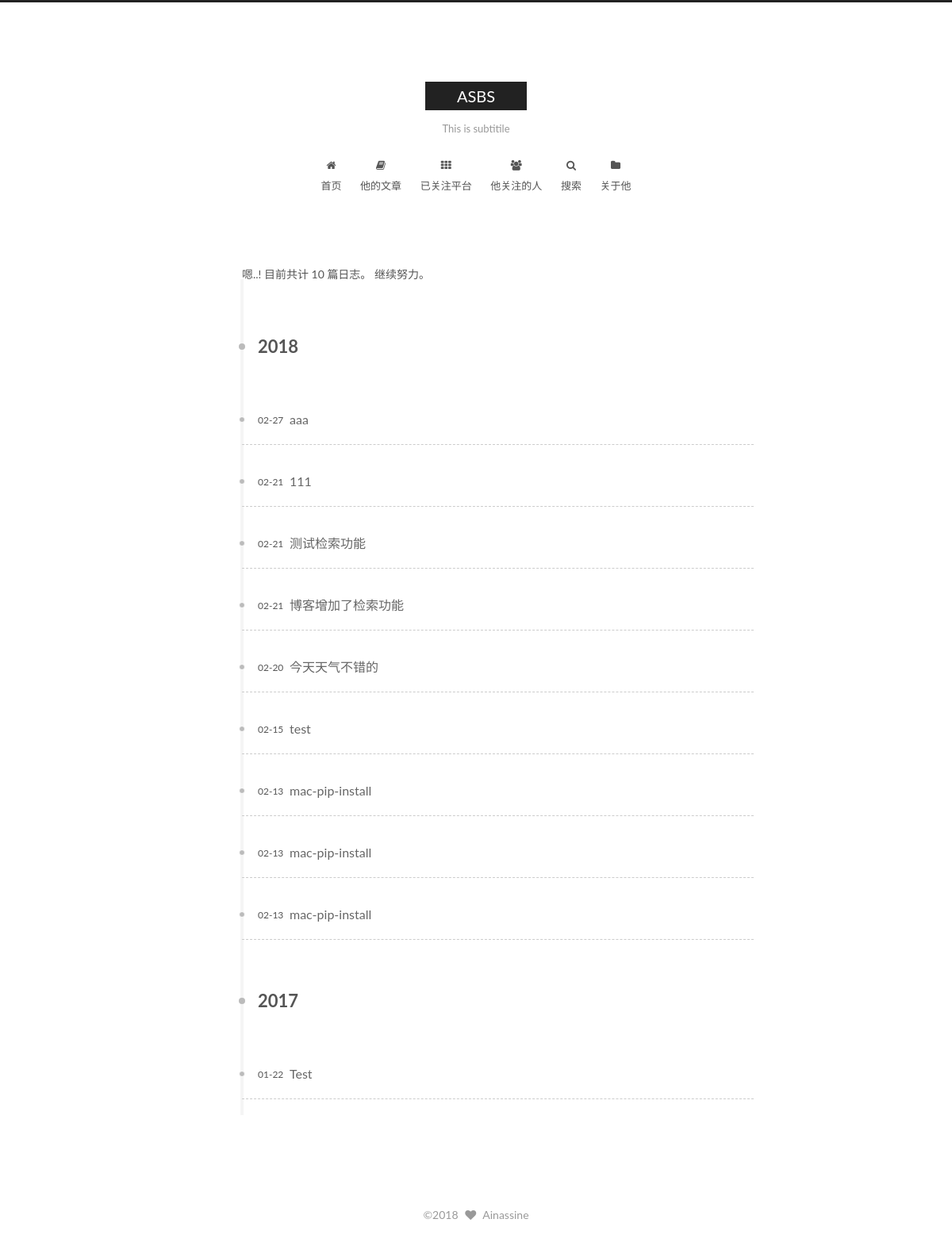
The app's page /my_articles.php?user_id=3 with its own data.
### tables this page shows
CREATE TABLE `blog` (
  `blog_id` int(11) NOT NULL AUTO_INCREMENT,
  `user_id` int(11) NOT NULL,
  `blog_title` varchar(32) NOT NULL,
  `blog_content` mediumtext NOT NULL,
  `blog_type_id` int(11) NOT NULL,
  `release_time` datetime DEFAULT NULL,
  `authentic` enum('0','1') NOT NULL,
  `read_count` int(11) NOT NULL DEFAULT '0',
  `tags` varchar(255) DEFAULT NULL,
  PRIMARY KEY (`blog_id`),
  KEY `user_id` (`user_id`),
  KEY `blog_type_id` (`blog_type_id`),
  CONSTRAINT `blog_ibfk_1` FOREIGN KEY (`user_id`) REFERENCES `user` (`user_id`),
  CONSTRAINT `blog_ibfk_2` FOREIGN KEY (`blog_type_id`) REFERENCES `blog_types` (`blog_type_id`)
);

### my_articles.php (the view, shortened to what this page needs)
<?php
include './backend/dbconnect.php';
$user_id=$_GET['user_id'];
$sql="select blog_id, blog_title, YEAR(release_time) as release_year, DATE_FORMAT(release_time, '%m-%d') as release_date, release_time from blog where user_id=". $user_id. " order by release_time desc";
$result=mysqli_query($conn, $sql);
$blog_array=array();
if(!$result){
    echo "没有文章。";
}
else{
    $blog_num = $result->num_rows;
    for($i=0;$i<$blog_num;$i++){
        $blog_array[$i]=mysqli_fetch_assoc($result);
    }
}
?>
<!DOCTYPE html>
<html class="theme-next muse use-motion">
<head>
    <link href="./frontend/lib/fancybox/source/jquery.fancybox.css?v=2.1.5" rel="stylesheet" type="text/css">
    <link href="./frontend/lib/font-awesome/css/font-awesome.min.css?v=4.6.2" rel="stylesheet" type="text/css">
    <link href="./frontend/css/main.css?v=5.1.3" rel="stylesheet" type="text/css">
</head>
<body>
<div class="container sidebar-position-left page-home">
    <header id="header" class="header" itemscope itertype="http://schema.org/WPHeader">
        <div class="header-inner">
            <div class="site-brand-wrapper">
                <div class="site-meta">
                    <div class="custom-logo-site-title">
                        <a href="./" class="brand" rel="start" style="opacity: 1;">
                            <span class="site-title" style="opacity: 1; top: 0px;">ASBS</span>
                        </a>
                    </div>
                    <p class="site-subtitle" style="opacity: 1; top: 0px;"> This is subtitile</p>
                </div>
            </div>
            <nav class="site-nav">
                <ul id="menu" class="menu">
                    <li class="menu-item menu-item-home" style="opacity: 1; transform: translateY(0px);">
                        <a href="./index.php" rel="section">
                            <i class="menu-item-icon fa fa-fw fa-home"></i>
                            <br>
                            首页
                        </a>
                    </li>
                    <li class="menu-item menu-item-tags  menu-item-active" style="opacity: 1; transform: translateY(0px);">
                        <a href="#" rel="section">
                            <i class="menu-item-icon fa fa-fw fa-book"></i>
                            <br>
                            <?php if($_SESSION['user_id']==$user_id){echo "我";}else{echo "他";}?>的文章
                        </a>
                    </li>
                    <li class="menu-item menu-item-platform" style="opacity: 1; transform: translateY(0px);">
                        <a href="./platforms_following.php?user_id=<?php echo $user_id;?>" rel="section">
                            <i class="menu-item-icon fa fa-fw fa-th"></i>
                            <br>
                            已关注平台
                        </a>
                    </li>
                    <li class="menu-item menu-item-following" style="opacity: 1; transform: translateY(0px);">
                        <a href="./people_following.php?user_id=<?php echo $user_id;?>" rel="section">
                            <i class="menu-item-icon fa fa-fw fa-users"></i>
                            <br>
                            <?php if($_SESSION['user_id']==$user_id){echo "我";}else{echo "他";}?>关注的人
                        </a>
                    </li>
                    <li class="menu-item menu-item-search" style="opacity: 1; transform: translateY(0px);">
                        <a href="javascript:;" class="popup-trigger">
                            <i class="menu-item-icon fa fa-fw fa-search"></i>
                            <br>
                            搜索
                        </a>
                    </li>
                    <li class="menu-item menu-item-following" style="opacity: 1; transform: translateY(0px);">
                        <a href="./aboutme.php?user_id=<?php echo $user_id;?>" rel="section">
                            <i class="menu-item-icon fa fa-fw fa-folder"></i>
                            <br>
                            关于<?php if($_SESSION['user_id']==$user_id){echo "我";}else{echo "他";}?>
                        </a>
                    </li>
                </ul>
            </nav>
        </div>
    </header>
    <main id="main" class="main">
        <div class="main-inner">
            <div class="content-wrap">
                <div id="content" class="content">
                    <div class="post-block archive" style="opacity: 1; display: block;">
                        <div id="posts" class="posts-collapse">
                            <span class="archive-page-counter">
                                嗯..! 目前共计 <?php echo $blog_num;?> 篇日志。 继续努力。
                            </span>
                            <?php
                            $year='0';
                            for ($i=0;$i<$blog_num;$i++){
                                $blog=$blog_array[$i];
                                $blog_year=$blog['release_year'];
                                if($year!=$blog_year){
                                    $year=$blog_year;
                                    echo "<div class=\"collection-title\" style=\"opacity: 1; display: block; transform: translateX(0px);\">
                                                <h1 class=\"archive-year\" id=\"archive-year-$year\" style=\"opacity: 1; display: block; transform: translateX(0px);\">$year</h1>
                                            </div>";
                                }
                                echo "<article class=\"post post-type-normal\" itemscope=\"\" itemtype=\"http://schema.org/Article\">
                                        <header class=\"post-header\" style=\"opacity: 1; display: block; transform: translateY(0px);\">
                                            <h2 class=\"post-title\">
                                                <a class=\"post-title-link\" href=\"./article.php?blog_id=". $blog['blog_id']. "\" itemprop=\"url\">
                                                    <span itemprop=\"name\">". $blog['blog_title']. "</span>
                                                </a>
                                            </h2>
                                            <div class=\"post-meta\">
                                                <time class=\"post-time\" itemprop=\"dateCreated\" datetime=\"". $blog['release_time']. "+08:00\" content=\"". $blog['release_year']. "-". $blog['release_date']."\">".
                                    $blog['release_date'].
                                    "</time>
                                            </div>
                                        </header>
                                    </article>";
                            }
                            ?>
                        </div>
                    </div>
                </div>
            </div>
        </div>
    </main>
    <footer id="footer" class="footer">
        <div class="footer-inner">
            <div class="copyright">
                ©<span itemprop="copyrightYear">2018</span>
                <span class="with-love">
                            <i class="fa fa-heart"></i>
                        </span>
                <span class="author" itemprop="copyrightHolder">Ainassine</span>
            </div>
        </div>
    </footer>
</div>
</body>
</html>

### frontend/css/main.css (style rules this page uses)
html { font-family: sans-serif; -ms-text-size-adjust: 100%; -webkit-text-size-adjust: 100%; }
body { margin: 0; }
article, aside, details, figcaption, figure, footer, header, hgroup, main, menu, nav, section, summary { display: block; }
a { background-color: transparent; }
h1 { font-size: 2em; margin: 0.67em 0; }
body { position: relative; font-family: 'Lato', "PingFang SC", "Microsoft YaHei", sans-serif; font-size: 14px; line-height: 2; color: #555; background: #fff; }
h1, h2, h3, h4, h5, h6 { margin: 0; padding: 0; font-weight: bold; line-height: 1.5; font-family: 'Lato', "PingFang SC", "Microsoft YaHei", sans-serif; }
h2, h3, h4, h5, h6 { margin: 20px 0 15px; }
h1 { font-size: 22px; }
h2 { font-size: 20px; }
p { margin: 0 0 20px 0; }
a { color: #555; text-decoration: none; outline: none; border-bottom: 1px solid #999; word-wrap: break-word; }
html, body { height: 100%; }
.container { position: relative; min-height: 100%; }
.header-inner { margin: 0 auto; padding: 100px 0 70px; width: 700px; }
.main { padding-bottom: 150px; }
.main-inner { margin: 0 auto; width: 700px; }
.footer { position: absolute; left: 0; bottom: 0; width: 100%; min-height: 50px; }
.footer-inner { box-sizing: border-box; margin: 20px auto; width: 700px; }
.header { background: transparent; }
.header-inner { position: relative; }
.site-meta { margin: 0; text-align: center; }
.brand { position: relative; display: inline-block; padding: 0 40px; color: #fff; background: #222; border-bottom: none; }
.site-title { display: inline-block; vertical-align: top; line-height: 36px; font-size: 20px; font-weight: normal; font-family: 'Lato', "PingFang SC", "Microsoft YaHei", sans-serif; }
.site-subtitle { margin-top: 10px; font-size: 13px; color: #999; }
.use-motion .brand { opacity: 0; }
.use-motion .logo, .use-motion .site-title, .use-motion .site-subtitle { opacity: 0; position: relative; top: -10px; }
@media (min-width: 992px) { .site-nav { display: block !important; } }
.menu { margin-top: 20px; padding-left: 0; text-align: center; }
.menu .menu-item { display: inline-block; margin: 0 10px; list-style: none; }
.menu .menu-item a { display: block; font-size: 13px; line-height: inherit; border-bottom: 1px solid transparent; transition-property: border-color; transition-duration: 0.2s; transition-timing-function: ease-in-out; transition-delay: 0s; }
.menu .menu-item .fa { margin-right: 5px; }
.use-motion .menu-item { opacity: 0; }
.use-motion .post-block, .use-motion .pagination, .use-motion .comments { opacity: 0; }
.use-motion .post-header { opacity: 0; }
.use-motion .collection-title { opacity: 0; }
.posts-collapse { position: relative; z-index: 1010; margin-left: 55px; }
.posts-collapse::after { content: " "; position: absolute; top: 20px; left: 0; margin-left: -2px; width: 4px; height: 100%; background: #f5f5f5; z-index: -1; }
.posts-collapse .collection-title { position: relative; margin: 60px 0; }
.posts-collapse .collection-title h1, .posts-collapse .collection-title h2 { margin-left: 20px; }
.posts-collapse .collection-title::before { content: " "; position: absolute; left: 0; top: 50%; margin-left: -4px; margin-top: -4px; width: 8px; height: 8px; background: #bbb; border-radius: 50%; }
.posts-collapse .post { margin: 30px 0; }
.posts-collapse .post-header { position: relative; transition-duration: 0.2s; transition-timing-function: ease-in-out; transition-delay: 0s; transition-property: border; border-bottom: 1px dashed #ccc; }
.posts-collapse .post-header::before { content: " "; position: absolute; left: 0; top: 12px; width: 6px; height: 6px; margin-left: -4px; background: #bbb; border-radius: 50%; border: 1px solid #fff; transition-duration: 0.2s; transition-timing-function: ease-in-out; transition-delay: 0s; transition-property: background; }
.posts-collapse .post-meta { position: absolute; font-size: 12px; left: 20px; top: 5px; }
.posts-collapse .post-title { margin-left: 60px; font-size: 16px; font-weight: normal; line-height: inherit; }
.posts-collapse .post-title::after { margin-left: 3px; opacity: 0.6; }
.posts-collapse .post-title a { color: #666; border-bottom: none; }
.footer { font-size: 14px; color: #999; }
.footer-inner { text-align: center; }
.with-love { display: inline-block; margin: 0 5px; }
.fa { font-family: FontAwesome !important; }
.menu .menu-item .fa { margin-right: 0; }

### records on screen
blog: year "2018", blog_title "aaa", release_date "02-27"
blog: blog_title "111", release_date "02-21"
blog: blog_title "测试检索功能", release_date "02-21"
blog: blog_title "博客增加了检索功能", release_date "02-21"
blog: blog_title "今天天气不错的", release_date "02-20"
blog: blog_title "test", release_date "02-15"
blog: blog_title "mac-pip-install", release_date "02-13"
blog: blog_title "mac-pip-install", release_date "02-13"
blog: blog_title "mac-pip-install", release_date "02-13"
blog: year "2017", blog_title "Test", release_date "01-22"

### other values on screen
$blog_num "10"
